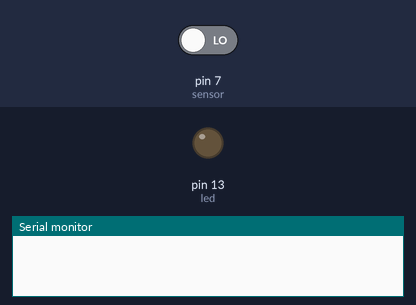
A sketch run on a simulated Arduino Uno, built with avr-gcc and run on an emulated ATmega328P. On the bench: output pins drawn as LEDs (lit = HIGH), the last lines printed to the serial monitor. Wiring (inferred from the names in the program): DS3231 clock at I2C address 0x68. The inputs (shaded band) are chosen by the test bench; at power-on: pin 7 (sensor) LOW. The local clock reads 2024-03-15 10:24:30 at power-on unless the sketch sets it.

Above: at 1.6 s.
1.7 s: pin 7 (sensor) driven HIGH
At 2.9 s:
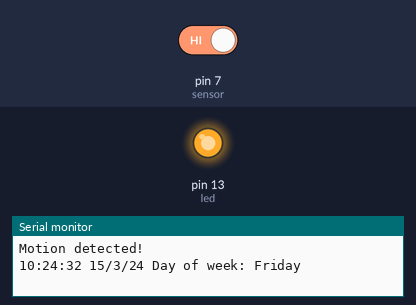
3.7 s: pin 7 (sensor) driven LOW
At 5.4 s:
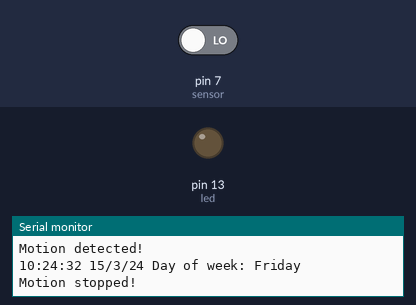
Timing chart, 0 to 6.9 s (numbered marks = the images above; inputs shaded):
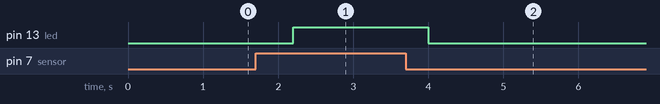

Measured:
- after the input at 1.7 s, pin 13 (led): LOW → HIGH after 0.50 s
- after the input at 3.7 s, pin 13 (led): HIGH → LOW after 0.30 s

The sketch:

rtc_serial_pir.ino
```cpp
/*
    Arduino with PIR motion sensor
    For complete project details, visit: http://RandomNerdTutorials.com/pirsensor
    Modified by Rui Santos based on PIR sensor by Limor Fried
    Further modified by Salamat Burzhuev(buzzer is added)
*/

int led = 13;                // the pin that the LED is atteched to(13 builtin sensor)
int sensor = 7;              // the pin that the sensor is atteched to
int state = LOW;             // by default, no motion detected
int val = 0;                 // variable to store the sensor status (value)

#include "Wire.h"
#define DS3231_I2C_ADDRESS 0x68 // rtc adress

// Convert normal decimal numbers to binary coded decimal
byte decToBcd(byte val)
{
  return( (val/10*16) + (val%10) );
}

// Convert binary coded decimal to normal decimal numbers
byte bcdToDec(byte val)
{
  return( (val/16*10) + (val%16) );
}
void setup() {
  pinMode(led, OUTPUT);      // initalize LED as an output
  pinMode(sensor, INPUT);    // initialize sensor as an input
  Serial.begin(9600);        // initialize serialё
  Wire.begin();

}

void readDS3231time(byte *second,
byte *minute,
byte *hour,
byte *dayOfWeek,
byte *dayOfMonth,
byte *month,
byte *year)
{
  Wire.beginTransmission(DS3231_I2C_ADDRESS);
  Wire.write(0); // set DS3231 register pointer to 00h
  Wire.endTransmission();
  Wire.requestFrom(DS3231_I2C_ADDRESS, 7);
  // request seven bytes of data from DS3231 starting from register 00h
  *second = bcdToDec(Wire.read() & 0x7f);
  *minute = bcdToDec(Wire.read());
  *hour = bcdToDec(Wire.read() & 0x3f);
  *dayOfWeek = bcdToDec(Wire.read());
  *dayOfMonth = bcdToDec(Wire.read());
  *month = bcdToDec(Wire.read());
  *year = bcdToDec(Wire.read());
}

void displayTime()
{
  byte second, minute, hour, dayOfWeek, dayOfMonth, month, year;
  // retrieve data from DS3231
  readDS3231time(&second, &minute, &hour, &dayOfWeek, &dayOfMonth, &month,
  &year);
  // send it to the serial monitor
//  lcd.clear();
//  lcd.print(hour);
  Serial.print(hour, DEC);
  // convert the byte variable to a decimal number when displayed
  Serial.print(":");

  if (minute<10)
  {
    Serial.print("0");
  }
  Serial.print(minute, DEC);
  Serial.print(":");

  if (second<10)
  {
    Serial.print("0");

  }
  Serial.print(second, DEC);
  Serial.print(" ");

  Serial.print(dayOfMonth, DEC);
  Serial.print("/");
  Serial.print(month, DEC);
  Serial.print("/");

  Serial.print(year, DEC);

  Serial.print(" Day of week: ");

  switch(dayOfWeek){
  case 1:
    Serial.println("Sunday");

    break;
  case 2:
    Serial.println("Monday");

    break;
  case 3:
    Serial.println("Tuesday");

    break;
  case 4:
    Serial.println("Wednesday");

    break;
  case 5:
    Serial.println("Thursday");

    break;
  case 6:
    Serial.println("Friday");

    break;
  case 7:
    Serial.println("Saturday");

    break;
  }
}

void loop(){
  val = digitalRead(sensor);   // read sensor value
  //Serial.println(val);
  delay(200);
  if (val == HIGH) {           // check if the sensor is HIGH
    digitalWrite(led, HIGH);   // turn LED ON
    if (state == LOW) {
      Serial.println("Motion detected!");
      state = HIGH;       // update variable state to HIGH
    displayTime();
    }
  }
  else {
      digitalWrite(led, LOW); // turn LED OFF
      delay(200);             // delay 200 milliseconds

      if (state == HIGH){
        Serial.println("Motion stopped!");
        state = LOW;       // update variable state to LOW
    }
  }
}
```
